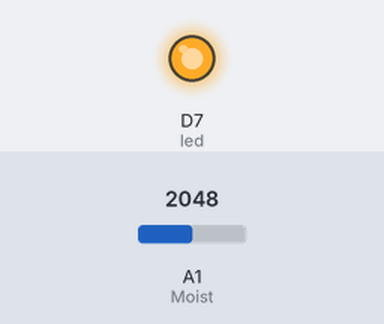
Bench run of a sketch on a simulated Particle Photon. Parts: output pins drawn as LEDs (lit = HIGH). The test bench sets the inputs (shaded band); at power-on: A1 (Moist) = 2048.

Above: at 15.0 s.
At 45.0 s:
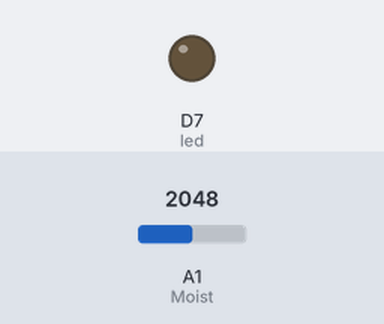
Timing chart, 0 to 78.0 s (numbered marks = the images above):
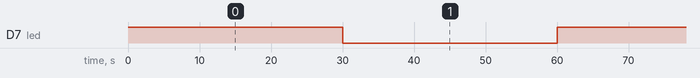

Measured:
- by itself, D7 (led): alternates HIGH for 30.0 s and LOW for 30.0 s

The sketch:

moisture1.ino
```cpp
int led = D7;  // The on-board LED
int Moist = A1;
int analogMoist = 0;
int moistVolt = 0;


void setup() {
  pinMode(led, OUTPUT);
  pinMode(Moist, INPUT);
}

void loop() {
  digitalWrite(led, HIGH);   // Turn ON the LED

  analogMoist = analogRead(Moist);
  moistVolt = (analogMoist*3300)/4096; //connect sensor to Analog 1
  Particle.publish("Moisture", (String)moistVolt, PRIVATE);
  delay(30000);               // Wait for 30 seconds

  digitalWrite(led, LOW);    // Turn OFF the LED
  delay(30000);               // Wait for 30 seconds
}
```
